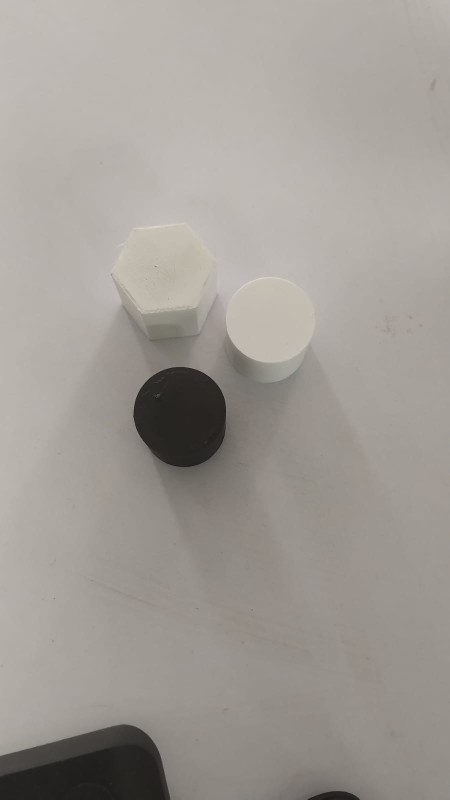
#> input picture script-example/basic shape/shapes.jpg, 899 x 1599 px (shown at 1/2 size)
$ python -i mushroom-2.0.py   (imports and definitions only)
#> lines starting #> are read from the running program, lines starting #| are printed output that depends on the picture; after the words box and inside, x2 and y2 are one past the last pixel; in counts of white or black regions, pixels touching at a corner belong together
#> further down, picture is the input picture: shape (1599, 899, 3); mean B, G, R 150.2, 156, 161.1
import socket
from cv2 import threshold
import numpy as np
import time
from PIL import Image
import cv2 as cv
import cv2

import argparse
import imutils
import math
from collections import defaultdict
import argparse
from math import atan2, cos, sin, sqrt, pi
from sklearn.cluster import KMeans

from numpy import loadtxt
from numpy import savetxt

import matplotlib.pyplot as plt

import sys

import os

model0 = np.array([[  0,   0,   0,  12,  83, 141, 165, 170, 162, 143, 114,  60,   6,  0,   0,   0],
         [  0,   0,  76, 222, 254, 255, 255, 255, 255, 254, 249, 234, 169,  36,   0,   0],
         [  0,  77, 242, 255, 255, 255, 255, 255, 255, 255, 255, 255, 254, 210,  37,   0],
         [ 18, 216, 255, 255, 255, 255, 255, 255, 255, 255, 255, 255, 255, 255, 188,   5],
         [ 97, 254, 255, 255, 255, 255, 255, 255, 255, 255, 255, 255, 255, 255, 252,  69],
         [163, 255, 255, 255, 255, 255, 255, 255, 255, 255, 255, 255, 255, 255, 255, 147],
         [189, 255, 255, 255, 254, 246, 254, 255, 255, 255, 245, 253, 255, 255, 255, 182],
         [177, 255, 255, 255, 252, 251, 255, 255, 255, 255, 229, 252, 255, 255, 255, 190],
         [112, 250, 255, 254, 255, 255, 255, 255, 255, 255, 230, 247, 255, 255, 255, 161],
         [ 47, 168, 214, 215, 240, 255, 255, 255, 255, 255, 236, 248, 254, 254, 227, 100],
         [ 11,  94, 121, 127, 190, 254, 255, 255, 255, 255, 230, 207, 190, 189, 149,  41],
         [  0,  28,  75,  74, 121, 239, 255, 255, 255, 253, 204, 116, 103, 105,  90,   8],
         [  0,   0,   1,   6,  73, 217, 255, 255, 255, 246, 181,  77,  81,  86,  37,   0],
         [  0,   1,   0,   0,  33, 173, 253, 255, 255, 238, 145,  41,  38,  29,   1,   0],
         [  0,   0,   0,   0,  17,  90, 192, 236, 254, 232, 124,   8,   0,   0,   0,   0],
         [  0,   4,   0,   0,   1,  27,  66,  70,  95, 109,  40,   0,   0,   0,   0,   0]])
model45 = np.array([[  0,   0,   8,  65, 144, 183, 179, 138,  78,  30,   2,   0,   0,   0,   0,   0],
         [  1,  37, 151, 243, 255, 255, 255, 254, 235, 170,  80,  15,   0,   0,   0,   0],
         [ 24, 147, 224, 255, 255, 255, 255, 255, 255, 252, 208, 104,  16,   0,   0,   0],
         [ 87, 167, 235, 255, 255, 255, 255, 255, 255, 255, 254, 226, 104,   5,   0,   0],
         [103, 163, 217, 250, 255, 255, 255, 255, 255, 255, 255, 255, 228,  75,   0,   0],
         [ 73, 136, 187, 226, 250, 253, 244, 255, 255, 255, 255, 255, 255, 214,  28,   0],
         [ 19,  86, 144, 237, 254, 245, 248, 253, 255, 255, 255, 255, 255, 255, 152,   1],
         [  9,  47, 172, 249, 255, 255, 255, 255, 255, 255, 255, 255, 255, 255, 246,  40],
         [ 33,  86, 204, 254, 255, 255, 255, 255, 255, 255, 255, 255, 255, 255, 255, 125],
         [ 48, 175, 237, 255, 255, 255, 255, 255, 255, 253, 254, 255, 255, 255, 255, 183],
         [ 36, 209, 246, 255, 255, 255, 255, 255, 244, 223, 240, 255, 255, 255, 255, 194],
         [ 20, 132, 225, 254, 255, 255, 255, 241, 218, 223, 248, 255, 255, 255, 255, 158],
         [  2,  92, 165, 225, 254, 241, 213, 214, 230, 241, 255, 255, 255, 255, 249,  74],
         [  4,  49,  97, 130, 143, 132,  90, 103, 201, 226, 253, 255, 255, 251, 169,   4],
         [  1,   4,  33,  46,  45,  31,   4,  44, 140, 205, 222, 237, 235, 162,  16,   0],
         [  0,   0,  11,   2,  16,   2,   0,   4,  43, 106, 140, 129,  62,   3,   0,   0]])

def generateModel(model0, model45):
    models = [model0, model45]
    models.append(np.rot90(model0, 3))
    models.append(np.rot90(model45, 3))
    models.append(np.rot90(model0, 2))
    models.append(np.rot90(model45, 2))
    models.append(np.rot90(model0))
    models.append(np.rot90(model45))

    return models

models = generateModel(model0, model45)

HOST = '192.168.101.135'  # The server's hostname or IP address
PORT = 8844        # The port used by the server

ImageSourceType = "FilterImage"

objectWidth = 50
objectHeight = 50
sizeError = 0.5

# [28 lines not run here, left out]

def saveArr(file, arr):
    savetxt(file, arr, delimiter = ",")

def loadArr(file):
    data = loadtxt(file, delimiter =",")
    return data

def resize(image):
    # read image to be resized by imread() function of openCV library
    img = cv2.imread(image)
    gray = cv2.cvtColor(img, cv2.COLOR_BGR2GRAY)
    blurred = cv2.GaussianBlur(gray, (5, 5), 0)
    thresh = cv2.threshold(blurred, 75, 255, cv2.THRESH_BINARY)[1]

    # set the ratio of resized image
    width = 16
    height = 16

    # resize the image by resize() function of openCV library
    scaled = cv2.resize(thresh, (width, height), interpolation=cv2.INTER_AREA)

    # [4 lines of commented-out code are left out]
    return scaled
    # show the resized image using imshow() function of openCV library


data = []
predicts = []

# [19 lines of commented-out code are left out]

# [1 line not run here, left out]

def detect(image, test = False):
    image_np = image.astype(np.int32)
    min = 1000000
    ori = 0
    for j in range(8):
        sam = models[j]

        dist = np.linalg.norm(sam - image_np)

        if dist < min:
            min = dist
            ori = j*1.5

        if (test):
            data.append(sam - image_np)
            predicts.append(dist)

    #print(ori)
    return ori

def GetAngle(value):
    return value * 30
# [3 lines not run here, left out]
def processSape(image):
    if (ImageSourceType == "OriginImage" or image.shape[2] == 3):
        gray = cv2.cvtColor(image, cv2.COLOR_BGR2GRAY)
        thresh = cv2.threshold(gray, 100, 255, cv2.THRESH_BINARY)[1]
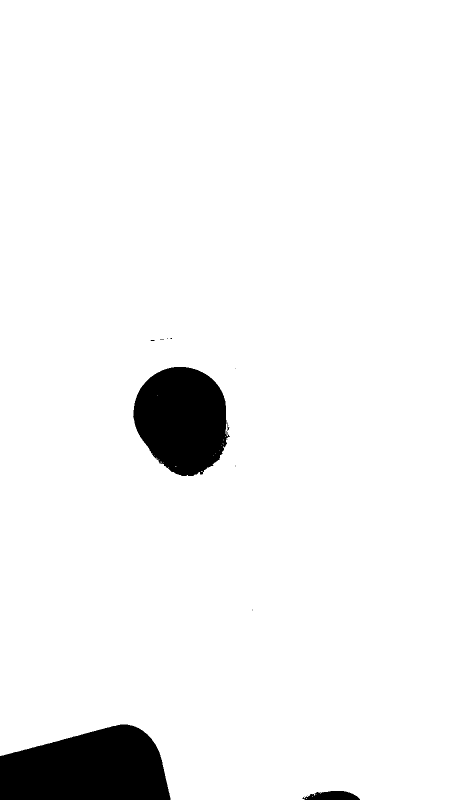
#> thresh: shape (1599, 899) (shown at 1/2 size); 94.9% white; 18 black regions (15 under 20 px)
        thresh = cv2.GaussianBlur(thresh, (5, 5), 0)
    else:
        thresh = image.copy()

    image = cv2.threshold(image, 255, 255, cv2.THRESH_BINARY)[1]
#> image: shape (1599, 899, 3); every value is 0

    # find contours in the thresholded image
    cnts = cv2.findContours(thresh, cv2.RETR_EXTERNAL, cv2.CHAIN_APPROX_SIMPLE)
#> cnts = 1 contour; box (x1, y1, x2, y2) and area: (0, 0, 899, 1599) 1394904


    cnts = imutils.grab_contours(cnts)

    line = "#Object = "

    # loop over the contours
    for c in cnts:

        bounding_rect = cv2.minAreaRect(c)
#> bounding_rect = ((449, 799), (1598, 898), -90)

        isCorrectBlob = False

        if objectWidth != 0 and objectHeight != 0:
            if (objectHeight * (1 + sizeError) - bounding_rect[1][1]) < objectHeight * sizeError * 2:
                if (objectWidth * (1 + sizeError) - bounding_rect[1][0]) < objectWidth * sizeError * 2:
                    isCorrectBlob = True
        else:
            isCorrectBlob = True

        if isCorrectBlob == False:
            continue


        x, y, w, h = cv2.boundingRect(c)
#> x = 0; y = 0; w = 899; h = 1599

        roi = thresh[y:y+h, x:x+w]

        scaled = cv2.resize(roi, (16, 16), interpolation=cv2.INTER_AREA)
        predict = detect(scaled)
#> the loop in detect, `for j in range(8):` made 8 passes
#> (dist, min) on passes 1, 2, 6: (2114.1, 2114.1), (2095.1, 2095.1), (2087.9, 2087.9)
#> dist on passes 3, 4, 5, 7, 8: 2124.6, 2163.7, 2151.8, 2170, 2139.3
#> after the loop in detect, `for j in range(8):`: data = []; min = 2087.9; ori = 7.5; predicts = []
#> predict = 7.5
        angle = GetAngle(predict)
#> angle = 225

        # [5 lines of commented-out code are left out]


        ow = 50
        oh = 100

        if objectWidth != 0 and objectHeight != 0:
            ow = objectWidth
            oh = objectHeight

        cX = x + w/2
#> cX = 449.5
        cY = y + h/2
#> cY = 799.5

        if y == 0 or y + h >= thresh.shape[0]:
            continue

        line += str('0,') + str(cX) + ',' + str(cY)  + ',' + str(ow) + ',' + str(oh) + ',' + str(angle)  + ";"
        # print(cX)
        image = cv2.putText(image, str(angle), (int(cX), int(cY)), cv2.FONT_HERSHEY_COMPLEX, 1.0, (255,0,0), 2, cv2.LINE_AA)


    line += "\n"


    try:
#> (the run stopped early here; a loop or call above may not have finished)
